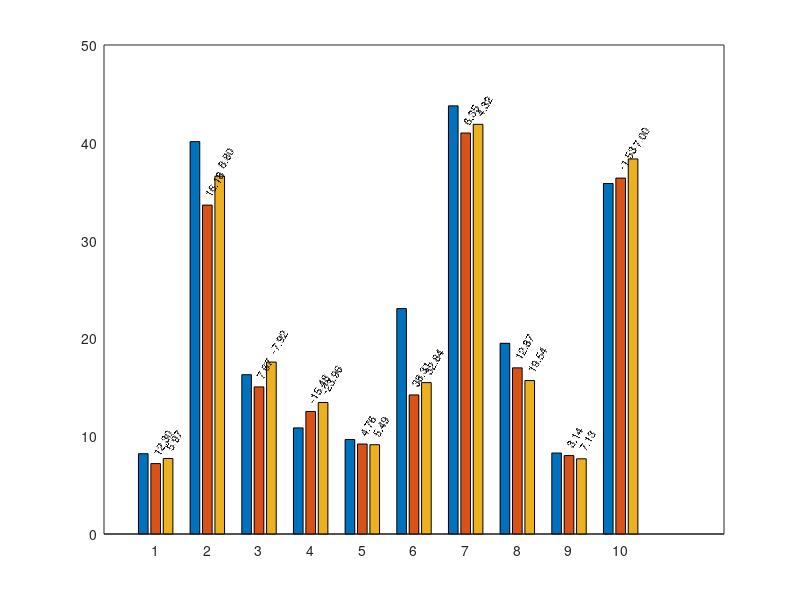

This chart was generated by the following MATLAB code:
clc
clear all
close all
baseline = [ 8.21 40.12 16.29 10.85 9.66 23.05 43.78 19.50 8.28 35.84];
proto = [ 7.20 33.63 15.04 12.53 9.20 14.22 41.00 16.99 8.02 36.39];
relation = [7.72 36.59 17.58 13.45 9.13 15.48 41.89 15.69 7.69 38.35];
proto_ch = 100*(baseline - proto)./baseline;
rel_ch = 100*(baseline - relation)./baseline;


b = bar([baseline' proto' relation']);
set(gca,'xtick',1:10)

proto_xt = [1:10];
proto_yt=proto+1;
for i = 1:10
  text(proto_xt(i), proto_yt(i), num2str(proto_ch(i),'%.2f'),'rotation',60,'fontsize',8);
end

rel_xt = [1:10]+0.25;
rel_yt = relation+1;
for i = 1:10
  text(rel_xt(i), rel_yt(i), num2str(rel_ch(i),'%.2f'),'rotation',60,'fontsize',8);
end
% Modify the XTickLabels, stretch the plot as necessary..
% Select only the inner plot
set(gca,'TickLength',[0 0]);
ax = gca;
exportgraphics(ax,'Desktop/taslp_bar.png','Resolution',500) 